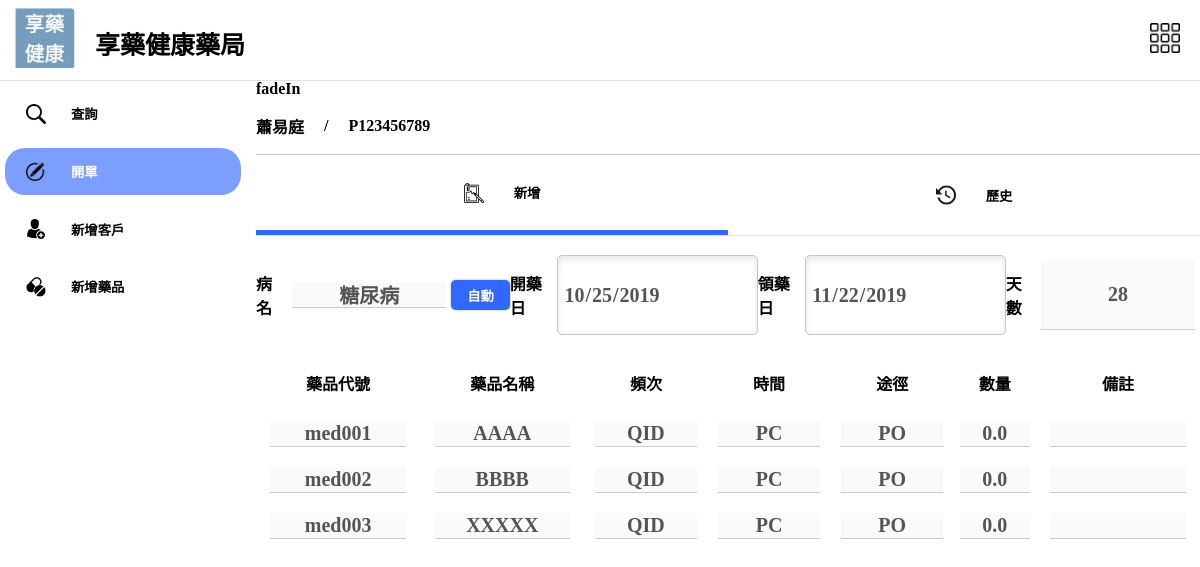
The app's page /post/4/ with its own data.
### mediApp/models.py (models this page shows, shortened)
class Post(models.Model):
    PatientID = models.ForeignKey(
        "Patient", on_delete=models.CASCADE, null=True)
    symptom = models.CharField(max_length=100)
    Days = models.IntegerField()
    CreateDate = models.CharField(max_length=15)
    TakeMedDate = models.CharField(max_length=15)
    AvaTimes = models.IntegerField()
    Times = models.IntegerField()
    Division = models.CharField(max_length=30, null=True)
    HosDate = models.DateTimeField(null=True)
    Status = models.CharField(max_length=100, default='submit')
    class Meta:
        db_table = "post"

class Patient(models.Model):
    cardID = models.CharField(max_length=100)
    Name = models.CharField(max_length=20)
    Birth = models.CharField(max_length=15, blank=True, null=True)
    Sex = models.CharField(max_length=5, blank=True, null=True)
    Telephone = models.CharField(max_length=15, blank=True, null=True)
    Celephone = models.CharField(max_length=15, blank=True, null=True)
    Address = models.CharField(max_length=100, blank=True, null=True)
    Mail = models.CharField(max_length=50, blank=True, null=True)
    class Meta:
        verbose_name = 'Patient Profile'

class Medicine(models.Model):
    PostID = models.ForeignKey("Post", to_field='id', on_delete=models.CASCADE)
    DrugCode = models.CharField(max_length=30)
    medName = models.CharField(max_length=100)
    Frequency = models.CharField(max_length=30)
    UseTiming = models.CharField(max_length=30)
    Way = models.CharField(max_length=30)
    Quantity = models.FloatField(default=0)
    PerCost = models.FloatField(default=0, null=True)
    TotalCost = models.FloatField(default=0, null=True)
    SideE = models.CharField(max_length=150, null=True)
    Description = models.CharField(max_length=100)
    timePD = models.IntegerField(null=True)
    intervalD = models.IntegerField(null=True)
    Alhour = models.IntegerField(null=True)
    Alminute = models.IntegerField(null=True)
    class Meta:
        db_table = "medicine"

### mediApp/views.py (the view)
# urls.py: url(r'^post/(?P<pk>\d+)/$', post, name="post"),
def post(request, pk):
    post = Post.objects.select_related('PatientID').get(id=pk)
    medi_list = Medicine.objects.filter(PostID=pk)
    return render(request, 'oldPost.html', {
        "post": post,
        "medi_list": medi_list,
    })

### templates/oldpost.html
{% extends 'base.html' %}{% load static %}
{% block make%}
active
{% endblock %}
{% block modePG %}
{% block fadeInR%}
fadeIn
{% endblock %}
<div class="bdShadow width100 inline vcenter downLine" id="infoRow">
    <p>{{post.PatientID.Name}}</p>
    <p>/</p>
    <p id="patientID">{{post.PatientID.cardID}}</p>
</div>
<div class="bdShadow width100 inline btn-group" id="modeChoose">
    <button class="modeBtn width50 inline vcenter hcenter bgGray height100 active" id="newBtn"
        onclick="gotoNewPage('{{post.PatientID.cardID}}')">
        <img class="modeIcon" id="" src="{% static 'assets/src/new.png' %}" alt="new">
        <p>新增</p>
    </button>
    <button class="modeBtn width50 inline vcenter hcenter bgGray height100 {% block history%}{% endblock %}" id="hisBtn"
        onclick="gotoRecord('{{post.PatientID.cardID}}')">
        <img class="modeIcon" id="" src="{% static 'assets/src/history.png' %}" alt="history">
        <p>歷史</p>
    </button>
</div>
{% endblock %}
{% block rightPG %}
<div class="width100" id="modeWindow">
    <div id="mode1">
        <div class="moderow">
            <div class="space_around inline width100 modeRowChild">
                <div class="hcenter inline vcenter">
                    <p>病名</p>
                    <input class="newInput tcenter downLine" id="tags" type="text" name="" value={{post.symptom}}
                        disabled>
                    <button class="enterBtn inline vcenter hcenter blueShadow" id="sickBtn" onclick="findDrug()">自動
                    </button>
                </div>
                <div class="hcenter inline">
                    <p>開藥日</p>
                    <input class="Inputdate" type="date" value="{{post.CreateDate}}" disabled>
                </div>
                <div class="hcenter inline">
                    <p>領藥日</p>
                    <input class="Inputdate" type="date" value="{{post.TakeMedDate}}" disabled>
                </div>
                <div class="hcenter inline">
                    <p>天數</p>
                    <input class="newInput tcenter downLine" id="day" type="text" name="" value="{{post.Days}}"
                        disabled>
                </div>
            </div>
            <div class=" inline space_around width100">
                <div class="newCol1 tcenter">
                    <p>藥品代號</p>
                </div>
                <div class="newCol1 tcenter">
                    <p>藥品名稱</p>
                </div>
                <div class="newCol2 tcenter">
                    <p>頻次</p>
                </div>
                <div class="newCol3 tcenter">
                    <p>時間</p>
                </div>
                <div class="newCol3 tcenter">
                    <p>途徑</p>
                </div>
                <div class="newCol4 tcenter">
                    <p>數量</p>
                </div>
                <div class="newCol5 tcenter">
                    <p>備註</p>
                </div>
            </div>
            <div class="space_around width100" id="addInput">
                {% for medi in medi_list %}
                <div class="inline width100 newInputRow medi-inputDiv">
                    <div class="newCol1 tcenter">
                        <input class="tcenter downLine drugs newInput2 medi-input" id="" type="text" name=""
                            value={{medi.DrugCode}} disabled>
                    </div>
                    <div class="newCol1 tcenter">
                        <input class="tcenter downLine drugs newInput2 medi-input" id="" type="text" name=""
                            value={{medi.medName}} disabled>
                    </div>
                    <div class="newCol2 hcenter">
                        <input class="tcenter downLine drugs newInput2 medi-input" id="" type="text" name=""
                            value={{medi.Frequency}} disabled>
                    </div>
                    <div class="newCol3 hcenter">
                        <input class="tcenter downLine drugs newInput2 medi-input" id="" type="text" name=""
                            value={{medi.UseTiming}} disabled>
                    </div>
                    <div class="newCol3 hcenter">
                        <input class="tcenter downLine drugs newInput2 medi-input" id="" type="text" name=""
                            value={{medi.Way}} disabled>
                    </div>
                    <div class="newCol4 tcenter">
                        <input class="tcenter downLine newInput2 medi-input" id="" type="text" name=""
                            value="{{medi.Quantity}}" disabled>
                    </div>
                    <div class=" newCol5 tcenter">
                        <input class="downLine newInput2 medi-input" id="" type="text" name=""
                            value="{{medi.Description}}" disabled>
                    </div>
                </div>
                {% endfor %}
            </div>
        </div>
    </div>
</div>
{% endblock %}

### mediApp/static/assets/css/main.css (style rules this page uses)
* { font-family: Microsoft JhengHei; font-weight: 900; }
input { font-size: 20px; }
body, html { height: 100%; margin: 0; }
.modeBtn { background-color: white; border: 0; }
.modeRowChild { margin: 20px 0; }
.enterBtn { border-radius: 5px; background-color: rgb(50, 104, 255); border: 0; box-shadow: 0px 0px 2px rgb(151, 151, 151); color: white; }
#sickBtn { width: 60px; height: 30px; }
#infoRow p { margin-right: 20px; }
#modeChoose { height: 80px; }
.modeIcon { width: 20px; height: 20px; margin: 0 30px 0 20px; }
.newInput { width: 150px; margin: 5px; }
.newCol1 { width: 20%; }
.newCol2 { width: 15%; }
.newCol3 { width: 15%; }
.newCol4 { width: 10%; }
.newCol5 { width: 20%; }
.newInput2 { width: 80%; }
#modeChoose .active { border-bottom: 5px rgb(50, 104, 255) solid; }
.newInputRow { margin: 10px 0; }
[type="date"] { background: #fff url(https://cdn1.iconfinder.com/data/icons/cc_mono_icon_set/blacks/16x16/calendar_2.png) 97% 50% no-repeat; }
.bdShadow { box-shadow: 0px 1px 0px rgb(226, 225, 225); }
.height100 { height: 100%; ; }
.width100 { width: 100%; }
.width50 { width: 50%; }
.vcenter { display: flex; align-items: center; }
.hcenter { display: flex; justify-content: center; }
.tcenter { text-align: center; }
.inline { display: inline-flex; }
.space_around { justify-content: space-around; }
.downLine { border-top: 0; border-left: 0; border-right: 0; border-bottom: 1px solid rgb(202, 202, 202); }
.Inputdate { border: 1px solid #c4c4c4; border-radius: 5px; background-color: #fff; padding: 3px 5px; box-shadow: inset 0 3px 6px rgba(0, 0, 0, 0.1); width: 190px; }

### records on screen
Post: PatientID.Name "蕭易庭", PatientID.cardID "P123456789", symptom "糖尿病", CreateDate "10/25/2019", TakeMedDate "11/22/2019", Days "28"
Medicine: DrugCode "med001", medName "AAAA", Frequency "QID", UseTiming "PC", Way "PO", Quantity "0.0"
Medicine: DrugCode "med002", medName "BBBB", Frequency "QID", UseTiming "PC", Way "PO", Quantity "0.0"
Medicine: DrugCode "med003", medName "XXXXX", Frequency "QID", UseTiming "PC", Way "PO", Quantity "0.0"
